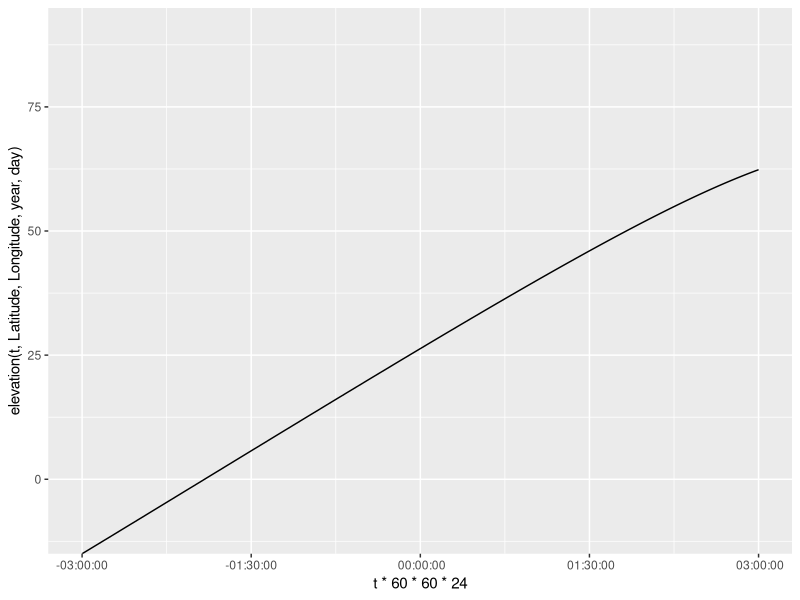
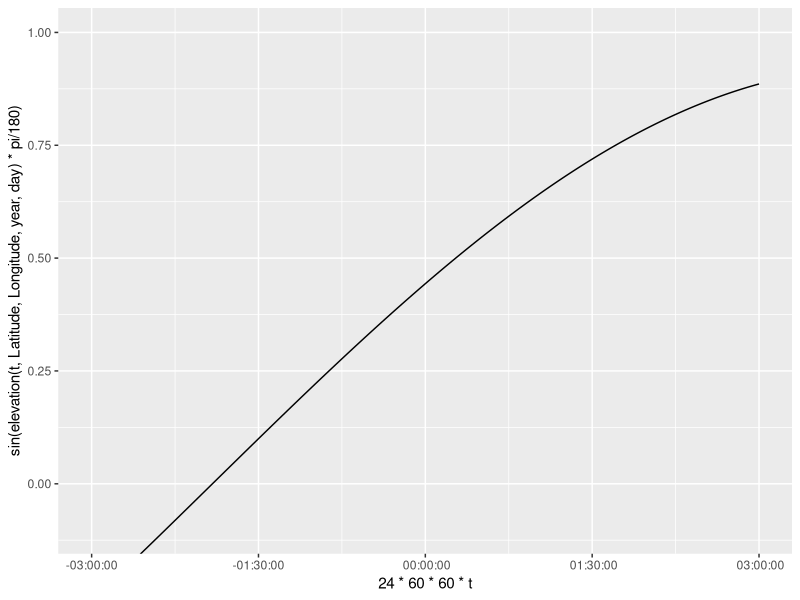
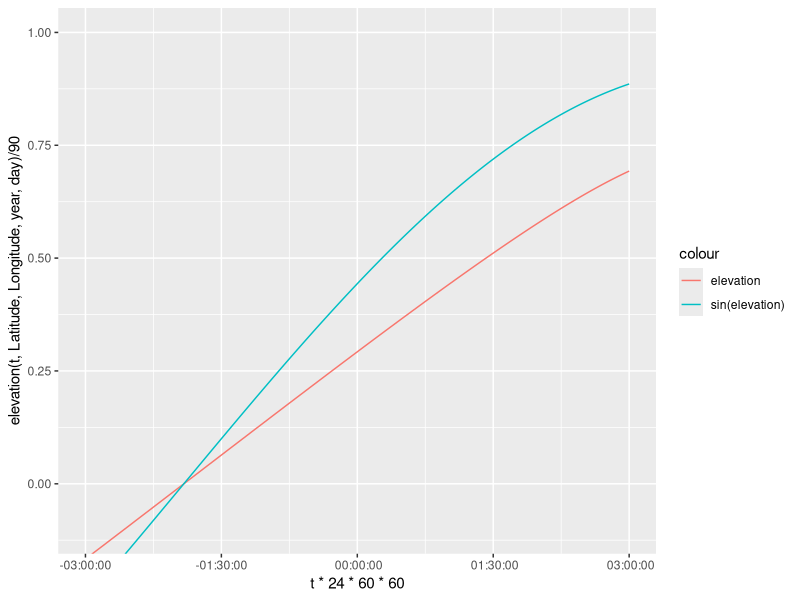
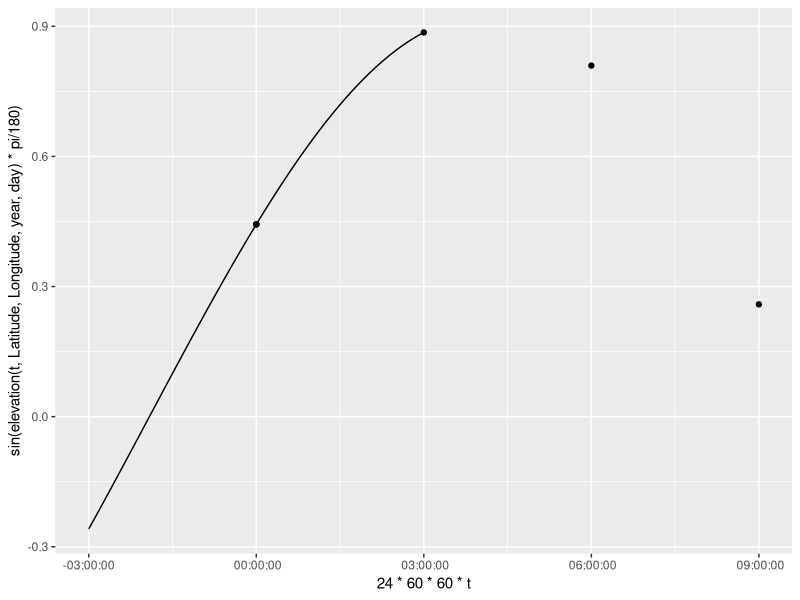

Write the R code that produced these figures, in order.
library(ggplot2)
##Fix error for days with no positive elevation 
Latitude = 0
Longitude = 120
year = 2008
day = 5
t=.5
Sunrise = 0 #initializing for global assignment
Sunset = 0 #initializing for global assignment

elevation = function(t,Latitude,Longitude,year,day){
  #Converting the year and day to Julian Day and Century. 2454466.5 is
  #12:00 AM of Jan 1 2008. Using mid day as the average 2454467 is Jan 1 2008
  #ifelse(year == 2008, JulianDay = 2454466+day, JulianDay = 2454467+day+(year-2008)*365);
  JulianDay = 2454466+day;
  ##Calculate solar position constants for the day in question. These
  ##functions were obtained from an NOAA Solar Calculations spreadsheet.
  ##Note: the variation seen throughout a given day is so small that we can
  ##treat these as constants. More on this later.
  JulianCentury = (JulianDay-2451545)/36525;
  GeomMeanLongSunDeg = (280.46646+JulianCentury*(36000.76983+JulianCentury*.0003032))%%360;
  GeomMeanAnomSunDeg = 357.52911+JulianCentury*(35999.05029 - 0.0001537*JulianCentury);
  EccentEarthOrbit = 0.016708634-JulianCentury*(0.000042037+0.0000001267*JulianCentury);
  SunEqOfCtr = sin(pi/180*(GeomMeanAnomSunDeg))*(1.914602-JulianCentury*(0.004817+0.000014*JulianCentury))+sin(pi/180*(2*GeomMeanAnomSunDeg))*(0.019993-0.000101*JulianCentury)+sin(pi/180*(3*GeomMeanAnomSunDeg))*0.000289;
  SunTrueLongDeg = GeomMeanLongSunDeg+SunEqOfCtr;
  SunAppLongDeg = SunTrueLongDeg-0.00569-0.00478*sin(pi/180*(125.04-1934.136*JulianCentury));
  MeanObliqEclipticDeg = 23+(26+((21.448-JulianCentury*(46.815+JulianCentury*(0.00059-JulianCentury*0.001813))))/60)/60;
  ObliqCorrDeg = MeanObliqEclipticDeg+0.00256*cos(pi/180*(125.04-1934.136*JulianCentury));
  SunDeclineDeg = 180/pi*(asin(sin(pi/180*(ObliqCorrDeg))*sin(pi/180*(SunAppLongDeg))));
  vary = tan(pi/180*(ObliqCorrDeg/2))*tan(pi/180*(ObliqCorrDeg/2));
  EqOfTimeMinutes = 4*180/pi*(vary*sin(2*pi/180*(GeomMeanLongSunDeg))-2*EccentEarthOrbit*sin(pi/180*(GeomMeanAnomSunDeg))+4*EccentEarthOrbit*vary*sin(pi/180*(GeomMeanAnomSunDeg))*cos(2*pi/180*(GeomMeanLongSunDeg))-0.5*vary*vary*sin(4*pi/180*(GeomMeanLongSunDeg))-1.25*EccentEarthOrbit*EccentEarthOrbit*sin(2*pi/180*(GeomMeanAnomSunDeg)));

  ## Define maximum PAR ratio: Solar Constant*.487(%of radiation that makes up PAR)*scale(100)/Sin(90)
  MaxRatio=.487*1361*100;
  srssangle = 90;
  HASunriseDeg = Re(180/pi*(acos(cos(pi/180*(srssangle))/(cos(pi/180*(Latitude))*cos(pi/180*(SunDeclineDeg)))-tan(pi/180*(Latitude))*tan(pi/180*(SunDeclineDeg)))));
  SunlightDuration = HASunriseDeg/180;

  A = sin(Latitude*pi/180)*sin(SunDeclineDeg*pi/180);
  B = cos(Latitude*pi/180)*cos(SunDeclineDeg*pi/180);

  SolarNoon = (720-4*Longitude-EqOfTimeMinutes+0*60)/1440;
  assign("Sunrise", ((SolarNoon*1440-HASunriseDeg*4)/1440)%%1, envir = .GlobalEnv); #keep sunrise positive and between zero and 1
  assign("Sunset", Sunrise+SunlightDuration, envir = .GlobalEnv); #assign SR/SS to global for use in other functions

  C = EqOfTimeMinutes/4+Longitude;

  #90-(acos(sin(Latitude*pi/180)*sin(SunDeclineDeg*pi/180)+cos(Latitude*pi/180)*cos(SunDeclineDeg*pi/180)*cos((t*360+EqOfTimeMinutes/4+Longitude+180)*pi/180)))*180/pi
  return(90-(acos(A+B*cos((t*360+C+180)*pi/180)))*180/pi)
    
}

elevation(t,Latitude,Longitude,year,day)

t = seq(Sunrise-1/8,Sunset+1/8,1/(8*100))
ggplot(data = NULL, aes(x = t*60*60*24, y = elevation(t,Latitude,Longitude,year,day)))+
  coord_cartesian(ylim = c(-10,90))+
  geom_line()+
  scale_x_time()
            
ggplot(data = NULL, aes(x = 24*60*60*t, y = sin(elevation(t,Latitude,Longitude,year,day)*pi/180)))+
  coord_cartesian(ylim = c(-.1,1))+
  geom_line()+
  scale_x_time()

ggplot(data = NULL, aes(x = t*24*60*60, y = elevation(t,Latitude,Longitude,year,day)/90, col = "elevation"))+
  coord_cartesian(ylim = c(-.1,1))+
  geom_line()+
  geom_line(data = NULL, aes(x = 24*60*60*t, y = sin(elevation(t,Latitude,Longitude,year,day)*pi/180), col = "sin(elevation)"))+
  labs()+
  scale_x_time()





###Creating projections from each observation

#Max PAR: .487*1361/sin(elevation)
library(tidyverse)

time = c(0,1/8,2/8,3/8,4/8,5/8,6/8,7/8)
time = time+floor(Sunrise*8)/8
observations = tibble(time, elevation(time, Latitude, Longitude, year, day))
observations = observations %>%
  select(time, elevation = `elevation(time, Latitude, Longitude, year, day)`)

daylightObservations = observations %>%
  mutate(max_PAR = .487*1361*sin(elevation*pi/180)) %>%
  filter(elevation>0)

##add points to indicate Sunrise and Sunset
timeSS = c(Sunrise, Sunset)
observationsSS = tibble(timeSS, elevation(timeSS, Latitude, Longitude, year, day))
observationsSS = observationsSS %>%
  select(time = timeSS, elevation = `elevation(timeSS, Latitude, Longitude, year, day)`) %>%
  mutate(max_PAR = .487*1361*sin(elevation*pi/180))


ggplot(data = NULL, aes(x = 24*60*60*t, y = sin(elevation(t,Latitude,Longitude,year,day)*pi/180)))+
  #coord_cartesian(ylim = c(-.1,1))+
  geom_line()+
  scale_x_time()+
  geom_point(data = daylightObservations, aes(x = time*24*60*60, y = max_PAR/(.487*1361)))+
  geom_point(data = observationsSS, aes(x = time*24*60*60,  y = max_PAR/(.487*1361)))


###Creating a function that will plot the Wang et al. algorithm for each point


wangInstPAR = function(t, daylightObservationsTibble){
  if (t<Sunrise){
    return(0)
  } else if (t>Sunset){
    return(0)
  } else if (dim(daylightObservationsTibble)[1]==1){
    #1 observation: I use equation 6.2
    overpass = daylightObservationsTibble[1,1]
    PAR = daylightObservationsTibble[1,3]
    instPAR = PAR*(sin((t-Sunrise)*pi/(Sunset-Sunrise))/sin((overpass-Sunrise)*pi/(Sunset-Sunrise)))
    return(instPAR)
  } else if (dim(daylightObservationsTibble)[1]>1){
    #2 or more observations: I use equation 6.4
    
  }

  
}
